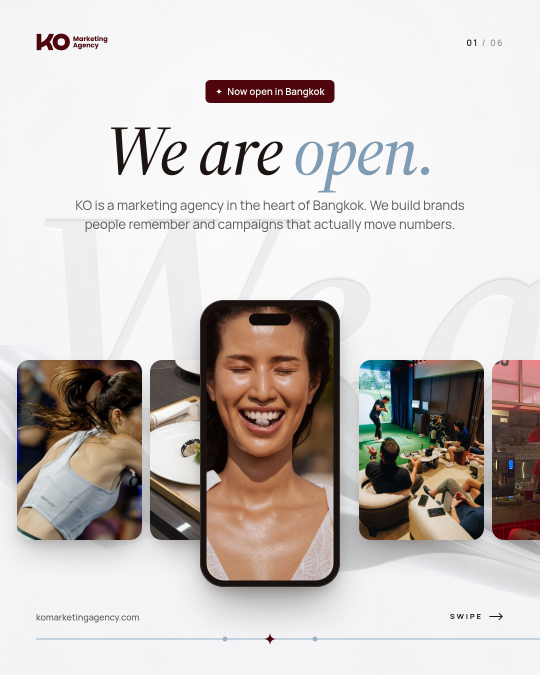
#> input picture clients/ko-marketing/carousels/intro/v6/01-we-are-open/slide-01.png, 1080 x 1350 px (shown at 1/2 size); its folder holds 5 pictures in this run
$ python sheets.py
#> lines starting #> are read from the running program, lines starting #| are printed output that depends on the picture
"""Builds the v6 contact sheets and feed row.
Usage: python3 sheets.py   (needs Pillow; run after node build.mjs)
"""
from pathlib import Path
from PIL import Image, ImageDraw, ImageFont

ROOT = Path(__file__).resolve().parent.parent
FONT = Path(__file__).resolve().parent / "fonts" / "Manrope.ttf"
IDS = ["01-we-are-open", "02-who-we-are", "03-what-we-do"]
BG = (245, 245, 247)
INK = (26, 19, 16)
LIMIT = 3 * 1024 * 1024


def save(im: Image.Image, out: Path) -> Path:
    im.save(out, optimize=True)
    if out.stat().st_size > LIMIT:
        im.quantize(colors=256, method=Image.Quantize.MEDIANCUT, dither=Image.Dither.FLOYDSTEINBERG).save(out, optimize=True)
    return out


def sheet(cid: str) -> Path:
#> called with cid = '01-we-are-open'
    d = ROOT / cid
    files = sorted(d.glob("slide-*.png"))
    n = len(files)
    cols = 3 if n <= 6 else 5
    tw = 540 if cols == 3 else 432
    th = tw * 5 // 4
    gap, pad, head, lab = 24, 48, 76, 36
    rows = (n + cols - 1) // cols
    w = pad * 2 + cols * tw + (cols - 1) * gap
    h = pad * 2 + head + rows * (th + lab) + (rows - 1) * gap
    im = Image.new("RGB", (w, h), BG)
    dr = ImageDraw.Draw(im)
    dr.text((pad, pad), f"KO Marketing  |  v6: v5 with a debossed background line  |  {cid}  ({n} slides)", fill=INK, font=ImageFont.truetype(str(FONT), 30))
    small = ImageFont.truetype(str(FONT), 20)
    for i, f in enumerate(files):
        x = pad + (i % cols) * (tw + gap)
        y = pad + head + (i // cols) * (th + lab + gap)
        im.paste(Image.open(f).convert("RGB").resize((tw, th), Image.LANCZOS), (x, y))
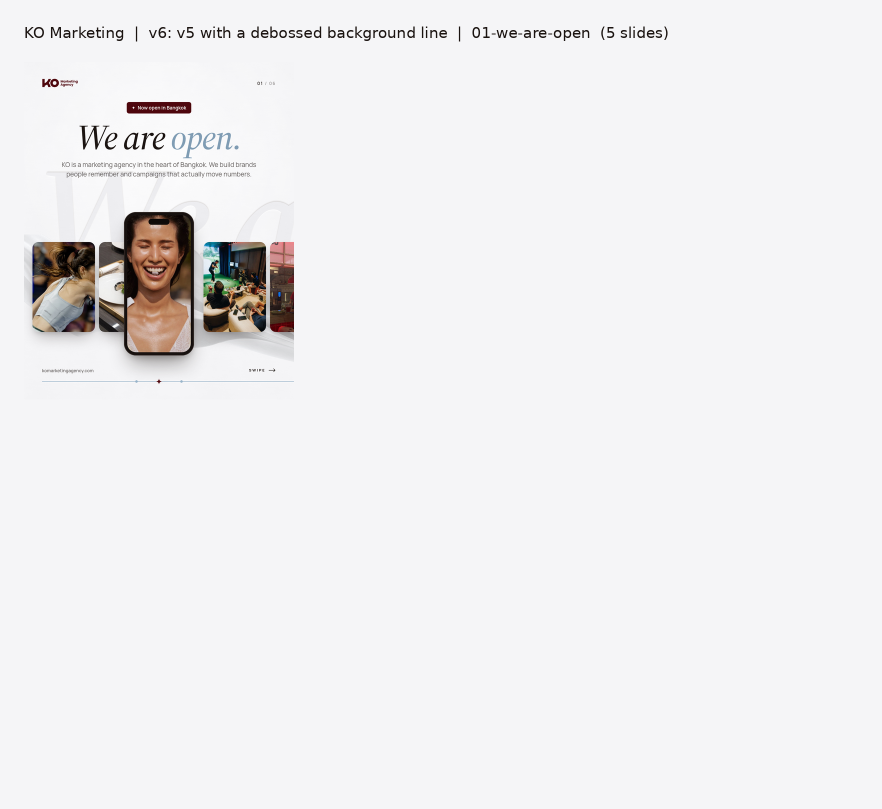
#> im: PIL image 1764x1618 RGB (shown at 1/2 size); mean R, G, B 239, 238.1, 239.5
        dr.text((x, y + th + 8), f"Slide {i + 1}", fill=(110, 100, 98), font=small)
    out = ROOT / "previews" / f"v6-contact-{cid}.png"
    out.parent.mkdir(exist_ok=True)
    return save(im, out)
#> in save, `im.save(out, optimize=True)`:
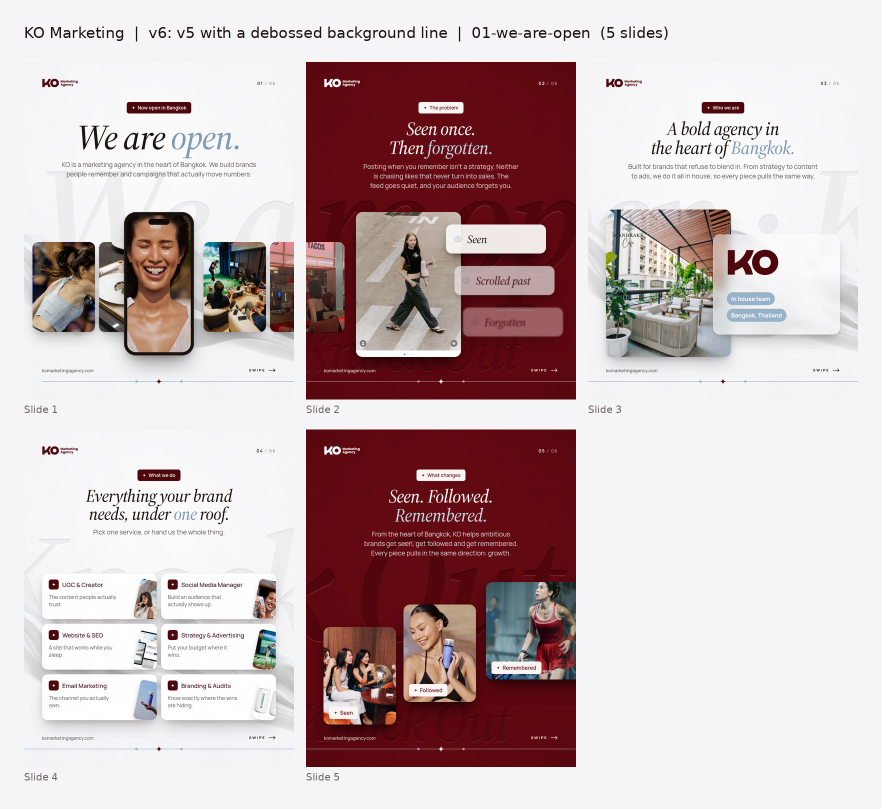
#> saved as v6-contact-01-we-are-open.png: PIL image 1764x1618 RGB (shown at 1/2 size); mean R, G, B 200.2, 182.3, 183.8


def feed_row() -> Path:
    # Instagram shows the newest post first: posted 01, 02, 03, so the row reads 03, 02, 01.
    tw, th, g = 540, 675, 6
    covers = [Image.open(ROOT / cid / "slide-01.png").convert("RGB") for cid in reversed(IDS)]
    im = Image.new("RGB", (3 * tw + 2 * g, th), (255, 255, 255))
#> im: PIL image 1632x675 RGB; every value is 255
    for i, c in enumerate(covers):
        im.paste(c.resize((tw, th), Image.LANCZOS), (i * (tw + g), 0))
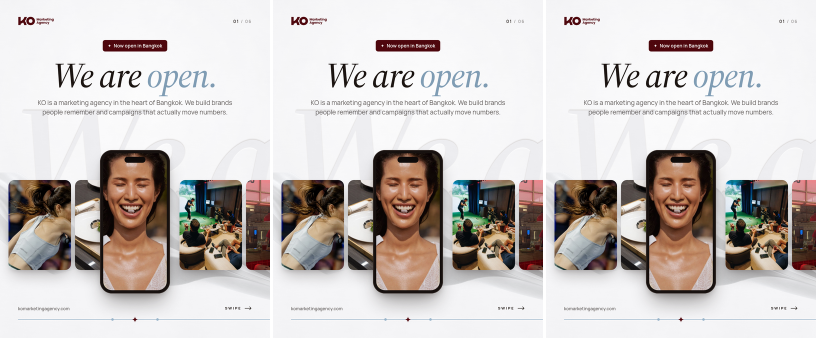
#> im: PIL image 1632x675 RGB (shown at 1/2 size); mean R, G, B 202.8, 196.4, 193.7
    return save(im, ROOT / "previews" / "v6-feed-row.png")


if __name__ == "__main__":
    for cid in IDS:
        print(sheet(cid))
    print(feed_row())
